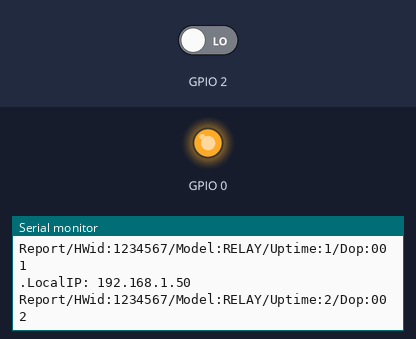
Simulated run of this sketch. Board: ESP8266 (NodeMCU). On the bench: output pins drawn as LEDs (lit = HIGH), the last lines printed to the serial monitor. Inputs (shaded band) come from the test bench; at power-on: GPIO 2 LOW. WiFi joins after 1.5 s; servers stay silent unless stated.

Above: at 2.7 s.
2.8 s: GPIO 2 driven HIGH
At 3.4 s:
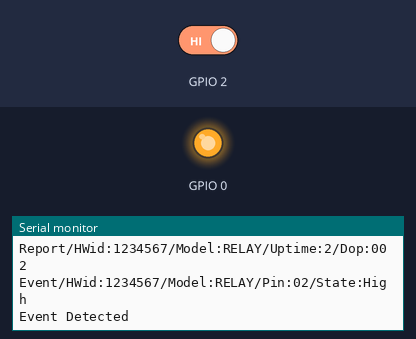
4.3 s: GPIO 2 driven LOW
At 4.47 s:
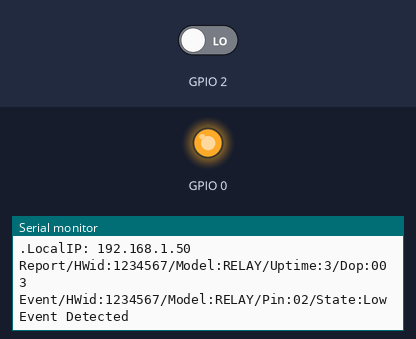
Timing chart, 0 to 7.3 s (numbered marks = the images above; inputs shaded):
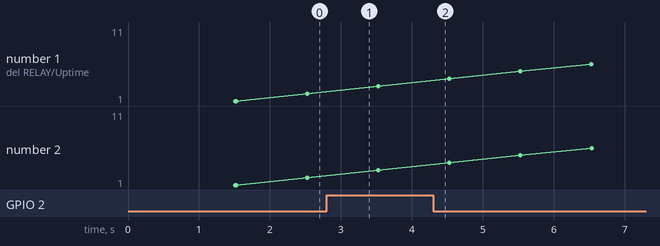

Measured:
- after the input at 2.8 s, the serial monitor: prints a new line at once (image 1)
- after the input at 4.3 s, the serial monitor: prints a new line at once (image 2)

The sketch:

UDPClientRelayV3.ino
```cpp
#include <ESP8266WiFi.h>
#include <WiFiUdp.h>
int status = WL_IDLE_STATUS;
//char ssid[] = "linksys";
//char ssid[] = "Huybrechts";
char ssid[] = "telenet-62A08";
//char pass[]= "kweepeer";
//char pass[]= "VERDI";
char pass[]= "xSX4AfcATZ36";
int keyIndex = 0;
boolean firstRun = true;
boolean haveRemoteIP = false;

unsigned int localPort = 2500;
unsigned int otherPort = 2600;
unsigned long lastTime;

int stateOld = LOW;
int state = LOW;
char packetBuffer[255];
char upTime[20];
char replyBuffer[] = "acknowledged";
String upTimeStr;
String message;
IPAddress serverIP;


WiFiUDP UdpReceive;
WiFiUDP UdpSend;


void setup() {
  // Open the Serial Port
Serial.begin(115200);
pinMode(0, OUTPUT);
pinMode(2, INPUT);
digitalWrite(0,HIGH);

 // Connect to the Wifi
WiFi.begin(ssid, pass);
Serial.print("Connecting");
Serial.print(ssid);
while(WiFi.status() != WL_CONNECTED){
  delay(500);
  Serial.print(".");
  }

 // Open the Udp Port

 UdpReceive.begin(localPort);
 Serial.println("");


}

void loop() {
  // When 1st run broadcast Hardware ID Local IP and Local Port
if (firstRun){
  Serial.print("LocalIP: ");
  Serial.println(WiFi.localIP());
  upTimeStr = String(millis()/1000);
  message = "Report/HWid:"+String(ESP.getChipId())+"/Model:RELAY/Uptime:"+upTimeStr+"/Dop:00";
  UdpSendString(otherPort,IPAddress(192,168,255,255),message);
  Serial.println(upTimeStr);
  message = "";
  firstRun = false;
  }
/* Reconnect to Wifi network in case of Wifi loss
/if (WiFi.status() != WL_CONNECTED){
  WiFi.begin(ssid, pass);
  while(WiFi.status() != WL_CONNECTED){
    delay(500);
    Serial.print(".");
    }
}
*/

int noBytes = UdpReceive.parsePacket();
if (noBytes){
  UdpReceive.read(packetBuffer,noBytes);
  haveRemoteIP= true;
  Serial.println(packetBuffer);
  String str(packetBuffer);
  Serial.print("Raw receive string: ");
  Serial.println(str);
  if (str.equals("Report")){
    Serial.println("Report Command Received");
    haveRemoteIP= true;
    serverIP = UdpReceive.remoteIP();
    upTimeStr= String(millis()/1000);
    message = "Report/HWid:" + String(ESP.getChipId())+"/Model:RELAY/Uptime:" + upTimeStr + "/Dop:02";
    Serial.println(serverIP);
    UdpSendString(otherPort,serverIP,message);
    message= "";

    }
   if(str.startsWith("Set/Dop:00/Value:")){
   if(str.equals("Set/Dop:00/Value:High")){
    digitalWrite(0,LOW); // Relay Harware relay works inverse
    Serial.println("received Set/Pin:00/State:High");
    UdpSendString(UdpReceive.remotePort(), UdpReceive.remoteIP(),"OK");
    }
   if(str.equals("Set/Dop:00/Value:Low")){
    digitalWrite(0,HIGH); // Relay Hardware relay works inverse
    Serial.println("received Set/Pin:00/State:Low");
    UdpSendString(UdpReceive.remotePort(), UdpReceive.remoteIP(),"OK");
    }
    }
    else{ // Error handling reply with string "..." if value is not High or Low
     UdpSendString(UdpReceive.remotePort(), UdpReceive.remoteIP(),"Invallid Value received for Dop");
      }
   if(str.equals("Get/Dop:00/Value")){
    if (digitalRead(0)==HIGH){
      UdpSendString(UdpReceive.remotePort(),UdpReceive.remoteIP(),"Low");
      }
    else if (digitalRead(0)==LOW) {
     UdpSendString(UdpReceive.remotePort(),UdpReceive.remoteIP(),"High");
    }

    }

   if (str.equals("OK")){
    haveRemoteIP= true;
    serverIP = UdpReceive.remoteIP();
    }
  str="";
  UdpReceive.flush();
  //clear packetBuffer
  for (int i=0; i<256; i++){
    packetBuffer[i]=0;}

   }

// check if we have a remote IP address
if (haveRemoteIP==false){
  if ((millis()-lastTime)>1000){
    Serial.print(".");
    firstRun= true;
    lastTime = millis();
  }
}

// Detect Event
state = digitalRead(2);
if (state != stateOld){

  message = "Event/HWid:"+String(ESP.getChipId())+"/Model:RELAY/Pin:02/State:";
  if (state==HIGH){
    message=message+"High";
  }
  else if (state==LOW){
    message=message+"Low";
  }
  UdpSendString(otherPort,serverIP, message);
  Serial.println("Event Detected");
  stateOld = state;

  message="";
  }

}
// Procedure to send UPD packet
void UdpSendString (int poort, IPAddress destinationAddress, String message){
  UdpSend.beginPacket(destinationAddress, poort);
  UdpSend.print(message);
  UdpSend.endPacket();
  UdpSend.flush();
  UdpReceive.stop();
  delay(10);
  UdpReceive.begin(localPort);
  Serial.println(message);
  }
```
